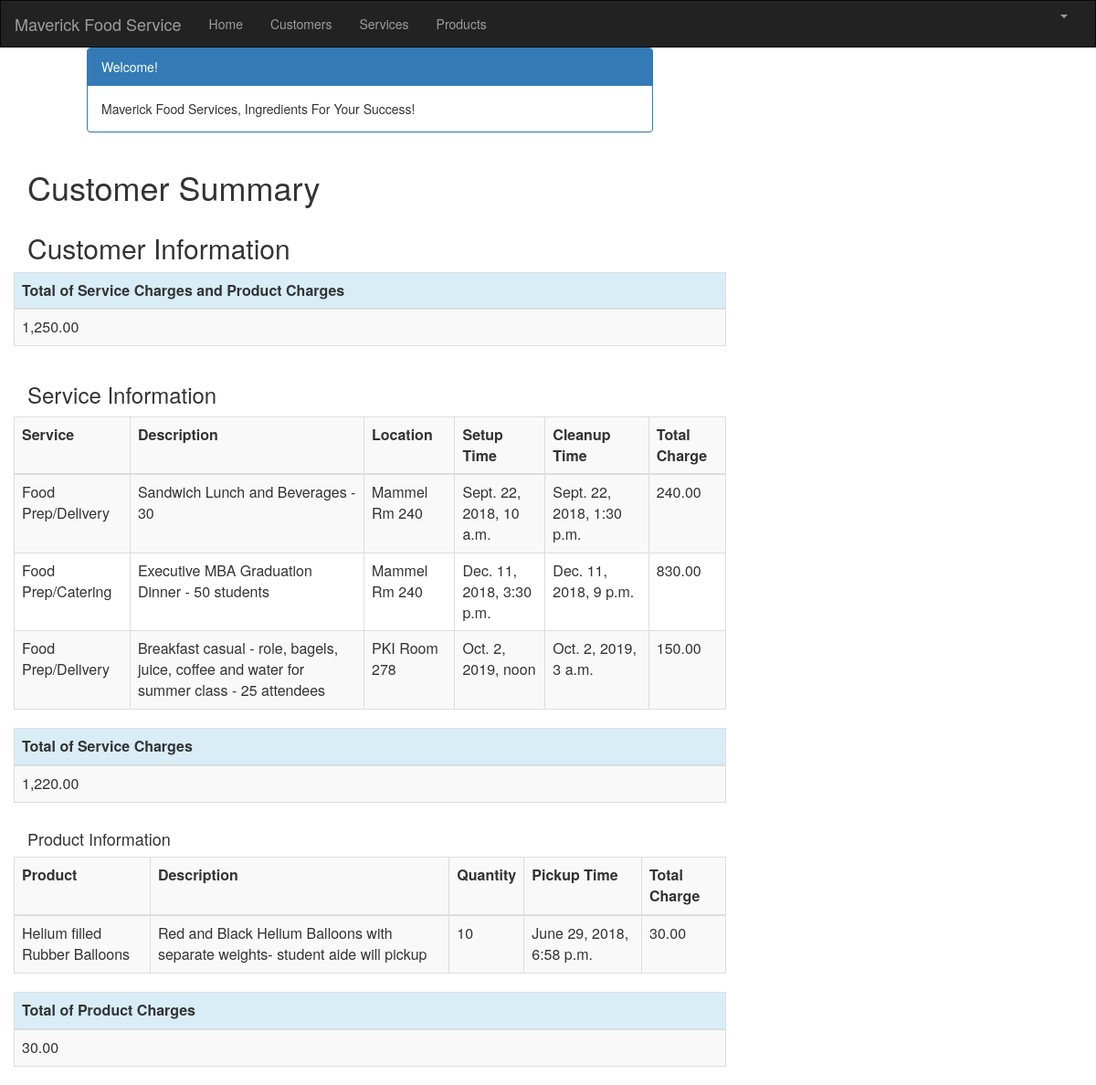
The page /customer/4/summary/ (signed in) on the database its author committed.
### crm/models.py (models this page shows, shortened)
class Service(models.Model):
    cust_name = models.ForeignKey(Customer, on_delete=models.CASCADE, related_name='services')
    service_category = models.CharField(max_length=100)
    description = models.TextField()
    location = models.CharField(max_length=200)
    setup_time = models.DateTimeField(default=timezone.now)
    cleanup_time = models.DateTimeField(default=timezone.now)
    service_charge = models.DecimalField(max_digits=10, decimal_places=2)
    created_date = models.DateTimeField(default=timezone.now)
    updated_date = models.DateTimeField(auto_now_add=True)

class Product(models.Model):
    cust_name = models.ForeignKey(Customer, on_delete=models.CASCADE, related_name='products')
    product = models.CharField(max_length=100)
    p_description = models.TextField()
    quantity = models.IntegerField()
    pickup_time = models.DateTimeField(default=timezone.now)
    charge = models.DecimalField(max_digits=10, decimal_places=2)
    created_date = models.DateTimeField(default=timezone.now)
    updated_date = models.DateTimeField(auto_now_add=True)

### crm/views.py (the view)
# urls.py: path('customer/<int:pk>/summary/', views.summary, name='summary'),
@login_required
def summary(request, pk):
    customer = get_object_or_404(Customer, pk=pk)
    customers = Customer.objects.filter(created_date__lte=timezone.now())
    services = Service.objects.filter(cust_name=pk)
    products = Product.objects.filter(cust_name=pk)
    sum_service_charge = Service.objects.filter(cust_name=pk).aggregate(Sum('service_charge'))
    sum_product_charge = Product.objects.filter(cust_name=pk).aggregate(Sum('charge'))
    return render(request, 'crm/summary.html', {'customers': customers, 'products': products, 'services': services,
                                                'sum_service_charge': sum_service_charge,
                                                'sum_product_charge': sum_product_charge, })

### crm/templates/crm/summary.html (shortened to what this page needs)
{%  extends 'crm/base.html' %}
{% block content %}
{% load mathfilters %}
{% load humanize %}
<html lang="en">
<div class-="container">
    <div class="row">
        <div class="col-md-10 col-md-offset-1">
            <div class="panel panel-primary">
                <div class="panel-heading">Welcome!</div>
                <div class="panel-body">
                    Maverick Food Services, Ingredients For Your Success!
                </div>
            </div>
        </div>
    </div>
</div>
<div class="row">
    <h1 style="padding-left: 15Px">Customer Summary</h1>
</div>
<div class="row">
    <h2 style="padding-left: 15Px">Customer Information</h2>
</div>
<div class="row">
    <table class="table table-striped table-bordered table-hover">
        <thead>
            <tr class="bg-info">
                <th>Total of Service Charges and Product Charges</th>
            </tr>
        </thead>
        <tbody>
            <tr>
                <td>{{ sum_service_charge.service_charge__sum|addition:sum_product_charge.charge__sum|floatformat:2|intcomma }}</td>
            </tr>
        </tbody>
    </table>
</div>
<div class="row">
    <h3 style="padding-left: 15Px">Service Information</h3>
</div>
<div class="row">
    <table class="table table-striped table-bordered table-hover"
        <thead>
        <tr class="bg-info">
            <th>Service</th>
            <th>Description</th>
            <th>Location</th>
            <th>Setup Time</th>
            <th>Cleanup Time</th>
            <th>Total Charge</th>
        </tr>
        <tbody>
        {% for service in services %}
            <tr>
                <td>{{ service.service_category }}</td>
                <td>{{ service.description }}</td>
                <td>{{ service.location }}</td>
                <td>{{ service.setup_time }}</td>
                <td>{{ service.cleanup_time }}</td>
                <td>{{ service.service_charge|intcomma }}</td>
            </tr>
        {% endfor %}
        </tbody>
    </table>
</div>
<div class="row">
    <table class="table table-striped table-bordered table-hover">
        <thead>
            <tr class="bg-info">
                <th>Total of Service Charges</th>
            </tr>
        </thead>
        <tbody>
            <tr>
                <td>{{ sum_service_charge.service_charge__sum|floatformat:2|intcomma }}</td>
            </tr>
        </tbody>
    </table>
</div>
<div class="row">
    <h4 style="padding-left: 15Px">Product Information</h4>
</div>
<div class="row">
    <table class="table table-striped table-bordered table-hover"
        <thead>
        <tr class="bg-info">
            <th>Product</th>
            <th>Description</th>
            <th>Quantity</th>
            <th>Pickup Time</th>
            <th>Total Charge</th>
        </tr>
        <tbody>
        {% for product in products %}
            <tr>
                <td>{{ product.product }}</td>
                <td>{{ product.p_description }}</td>
                <td>{{ product.quantity|intcomma }}</td>
                <td>{{ product.pickup_time }}</td>
                <td>{{ product.charge|intcomma }}</td>
            </tr>
        {% endfor %}
        </tbody>
    </table>
</div>
<div class="row">
    <table class="table table-striped table-bordered table-hover">
        <thead>
            <tr class="bg-info">
                <th>Total of Product Charges</th>
            </tr>
        </thead>
        <tbody>
            <tr>
                <td>{{ sum_product_charge.charge__sum|floatformat:2|intcomma }}</td>
            </tr>
        </tbody>
    </table>
</div>
</html>
{% endblock %}

### rows shown on the page
Service: service_category "Food Prep/Delivery", description "Sandwich Lunch and Beverages - 30", location "Mammel Rm 240", setup_time "Sept. 22, 2018, 10 a.m.", cleanup_time "Sept. 22, 2018, 1:30 p.m.", service_charge "240.00"
Service: service_category "Food Prep/Catering", description "Executive MBA Graduation Dinner - 50 students", location "Mammel Rm 240", setup_time "Dec. 11, 2018, 3:30 p.m.", cleanup_time "Dec. 11, 2018, 9 p.m.", service_charge "830.00"
Service: service_category "Food Prep/Delivery", description "Breakfast casual - role, bagels, juice, coffee and water for summer class - 25 attendees", location "PKI Room 278", setup_time "Oct. 2, 2019, noon", cleanup_time "Oct. 2, 2019, 3 a.m.", service_charge "150.00"
Product: product "Helium filled Rubber Balloons", p_description "Red and Black Helium Balloons with separate weights- student aide will pickup", quantity "10", pickup_time "June 29, 2018, 6:58 p.m.", charge "30.00"

### other values the page prints
{{ sum_service_charge.service_charge__sum|floatformat:2|intcomma }} "1,220.00"
{{ sum_product_charge.charge__sum|floatformat:2|intcomma }} "30.00"
